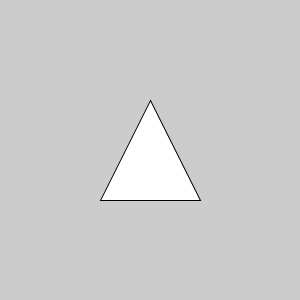
Frame 1 (no input)
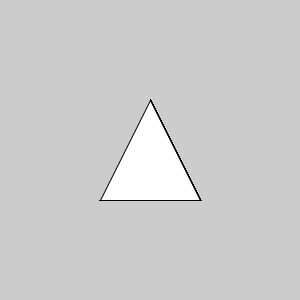
Frame 60 (the mouse pressed at the canvas centre just before this capture)
Frame 120 (the mouse held since frame 60 and released just before this capture): identical to frame 60, image omitted

The Processing sketch that drew these frames (run headless with seeded random() and noise(); from frame 60 on, the mouse is pressed at the canvas centre):

// Processing sketch: collisionTriangle02
// ── collisionTriangle02.pde
void setup(){
  size(300,300);
}
float x1=100, y1=200, x2=150, y2=100, x3=200,y3=200;
void draw(){
  triangle(x1,y1, x2,y2, x3,y3);
}
